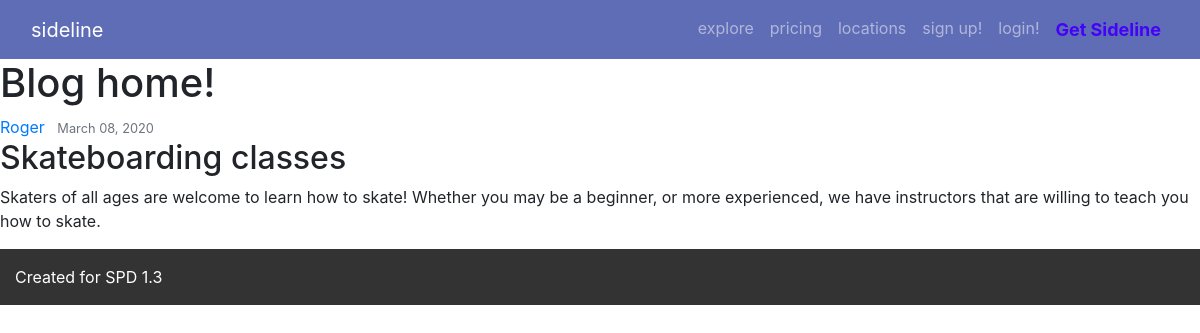
Page /hobbies/3/ on the committed database.
### hobbies/models.py (models this page shows, shortened)
class Hobbies(models.Model):
    title = models.CharField(max_length=100)
    content = models.TextField()
    date_posted = models.DateTimeField(default=timezone.now)
    author = models.ForeignKey(User, on_delete=models.CASCADE)

### hobbies/views.py (the view)
# urls.py: path('hobbies/<int:pk>/', HobbiesDetailView.as_view(), name='hobbies-detail'),
class HobbiesDetailView(DetailView):
    model = Hobbies

### hobbies/templates/hobbies/hobbies_detail.html (shortened to what this page needs)
{% extends "hobbies/base.html" %}
{% block content %}
    <h1>Blog home!</h1>
        <article class="media content-section">
            <div class="media-body">
                <div class="article-metadata">
                    <a class="mr-2" href="#">{{ object.author }}</a>
                    <small class="text-muted">{{ object.date_posted|date:"F d, Y" }}</small>
                </div>
                <h2 class="article-title">{{ object.title }}</h2>
                <p class="article-content">{{ object.content }}</p>
            </div>
        </article>
{% endblock content %}

### rows in the picture
Hobbies: author "Roger", date_posted "March 08, 2020", title "Skateboarding classes", content "Skaters of all ages are welcome to learn how to skate! Whether you may be a beginner, or more experienced, we have instructors that are willing to teach you how to skate."
